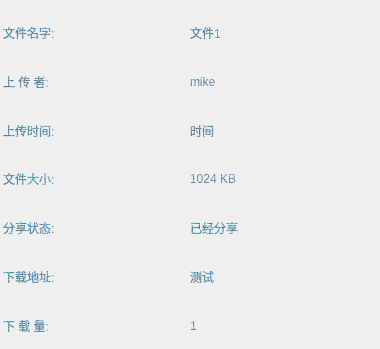
<?xml version="1.0" encoding="UTF-8"?>
<ui version="4.0">
 <class>FilePropertyInfo</class>
 <widget class="QWidget" name="FilePropertyInfo">
  <property name="geometry">
   <rect>
    <x>0</x>
    <y>0</y>
    <width>380</width>
    <height>349</height>
   </rect>
  </property>
  <property name="windowTitle">
   <string>Form</string>
  </property>
  <widget class="QLabel" name="label_6">
   <property name="geometry">
    <rect>
     <x>3</x>
     <y>109</y>
     <width>181</width>
     <height>43</height>
    </rect>
   </property>
   <property name="styleSheet">
    <string notr="true">font: 20pt &quot;华文新魏&quot;;
color: qradialgradient(spread:repeat, cx:0.5, cy:0.5, radius:0.077, fx:0.5, fy:0.5, stop:0 rgba(0, 169, 255, 147), stop:0.497326 rgba(0, 0, 0, 147), stop:1 rgba(0, 169, 255, 147));</string>
   </property>
   <property name="text">
    <string>上传时间:</string>
   </property>
  </widget>
  <widget class="QLabel" name="size">
   <property name="geometry">
    <rect>
     <x>190</x>
     <y>158</y>
     <width>181</width>
     <height>42</height>
    </rect>
   </property>
   <property name="styleSheet">
    <string notr="true">font: 20pt &quot;华文新魏&quot;;
color: qradialgradient(spread:repeat, cx:0.5, cy:0.5, radius:0.077, fx:0.5, fy:0.5, stop:0 rgba(0, 169, 255, 147), stop:0.497326 rgba(0, 0, 0, 147), stop:1 rgba(0, 169, 255, 147));</string>
   </property>
   <property name="text">
    <string>1024 KB</string>
   </property>
  </widget>
  <widget class="QLabel" name="label_2">
   <property name="geometry">
    <rect>
     <x>3</x>
     <y>11</y>
     <width>181</width>
     <height>43</height>
    </rect>
   </property>
   <property name="styleSheet">
    <string notr="true">font: 20pt &quot;华文新魏&quot;;
color: qradialgradient(spread:repeat, cx:0.5, cy:0.5, radius:0.077, fx:0.5, fy:0.5, stop:0 rgba(0, 169, 255, 147), stop:0.497326 rgba(0, 0, 0, 147), stop:1 rgba(0, 169, 255, 147));</string>
   </property>
   <property name="text">
    <string>文件名字:</string>
   </property>
  </widget>
  <widget class="QLabel" name="filename">
   <property name="geometry">
    <rect>
     <x>190</x>
     <y>11</y>
     <width>181</width>
     <height>43</height>
    </rect>
   </property>
   <property name="styleSheet">
    <string notr="true">font: 20pt &quot;华文新魏&quot;;
color: qradialgradient(spread:repeat, cx:0.5, cy:0.5, radius:0.077, fx:0.5, fy:0.5, stop:0 rgba(0, 169, 255, 147), stop:0.497326 rgba(0, 0, 0, 147), stop:1 rgba(0, 169, 255, 147));</string>
   </property>
   <property name="text">
    <string>文件1</string>
   </property>
  </widget>
  <widget class="QLabel" name="pv">
   <property name="geometry">
    <rect>
     <x>190</x>
     <y>304</y>
     <width>181</width>
     <height>43</height>
    </rect>
   </property>
   <property name="styleSheet">
    <string notr="true">font: 20pt &quot;华文新魏&quot;;
color: qradialgradient(spread:repeat, cx:0.5, cy:0.5, radius:0.077, fx:0.5, fy:0.5, stop:0 rgba(0, 169, 255, 147), stop:0.497326 rgba(0, 0, 0, 147), stop:1 rgba(0, 169, 255, 147));</string>
   </property>
   <property name="text">
    <string>1</string>
   </property>
  </widget>
  <widget class="QLabel" name="label_10">
   <property name="geometry">
    <rect>
     <x>3</x>
     <y>206</y>
     <width>181</width>
     <height>43</height>
    </rect>
   </property>
   <property name="styleSheet">
    <string notr="true">font: 20pt &quot;华文新魏&quot;;
color: qradialgradient(spread:repeat, cx:0.5, cy:0.5, radius:0.077, fx:0.5, fy:0.5, stop:0 rgba(0, 169, 255, 147), stop:0.497326 rgba(0, 0, 0, 147), stop:1 rgba(0, 169, 255, 147));</string>
   </property>
   <property name="text">
    <string>分享状态:</string>
   </property>
  </widget>
  <widget class="QLabel" name="label_13">
   <property name="geometry">
    <rect>
     <x>3</x>
     <y>158</y>
     <width>181</width>
     <height>42</height>
    </rect>
   </property>
   <property name="styleSheet">
    <string notr="true">font: 20pt &quot;华文新魏&quot;;
color: qradialgradient(spread:repeat, cx:0.5, cy:0.5, radius:0.077, fx:0.5, fy:0.5, stop:0 rgba(0, 169, 255, 147), stop:0.497326 rgba(0, 0, 0, 147), stop:1 rgba(0, 169, 255, 147));</string>
   </property>
   <property name="text">
    <string>文件大小:</string>
   </property>
  </widget>
  <widget class="QLabel" name="time">
   <property name="geometry">
    <rect>
     <x>190</x>
     <y>109</y>
     <width>181</width>
     <height>43</height>
    </rect>
   </property>
   <property name="styleSheet">
    <string notr="true">font: 20pt &quot;华文新魏&quot;;
color: qradialgradient(spread:repeat, cx:0.5, cy:0.5, radius:0.077, fx:0.5, fy:0.5, stop:0 rgba(0, 169, 255, 147), stop:0.497326 rgba(0, 0, 0, 147), stop:1 rgba(0, 169, 255, 147));</string>
   </property>
   <property name="text">
    <string>时间</string>
   </property>
  </widget>
  <widget class="QLabel" name="label_8">
   <property name="geometry">
    <rect>
     <x>3</x>
     <y>304</y>
     <width>181</width>
     <height>43</height>
    </rect>
   </property>
   <property name="styleSheet">
    <string notr="true">font: 20pt &quot;华文新魏&quot;;
color: qradialgradient(spread:repeat, cx:0.5, cy:0.5, radius:0.077, fx:0.5, fy:0.5, stop:0 rgba(0, 169, 255, 147), stop:0.497326 rgba(0, 0, 0, 147), stop:1 rgba(0, 169, 255, 147));</string>
   </property>
   <property name="text">
    <string>下 载 量:</string>
   </property>
  </widget>
  <widget class="QLabel" name="label_4">
   <property name="geometry">
    <rect>
     <x>3</x>
     <y>60</y>
     <width>181</width>
     <height>43</height>
    </rect>
   </property>
   <property name="styleSheet">
    <string notr="true">font: 20pt &quot;华文新魏&quot;;
color: qradialgradient(spread:repeat, cx:0.5, cy:0.5, radius:0.077, fx:0.5, fy:0.5, stop:0 rgba(0, 169, 255, 147), stop:0.497326 rgba(0, 0, 0, 147), stop:1 rgba(0, 169, 255, 147));</string>
   </property>
   <property name="text">
    <string>上 传 者:</string>
   </property>
  </widget>
  <widget class="QLabel" name="label_12">
   <property name="geometry">
    <rect>
     <x>3</x>
     <y>255</y>
     <width>181</width>
     <height>43</height>
    </rect>
   </property>
   <property name="styleSheet">
    <string notr="true">font: 20pt &quot;华文新魏&quot;;
color: qradialgradient(spread:repeat, cx:0.5, cy:0.5, radius:0.077, fx:0.5, fy:0.5, stop:0 rgba(0, 169, 255, 147), stop:0.497326 rgba(0, 0, 0, 147), stop:1 rgba(0, 169, 255, 147));</string>
   </property>
   <property name="text">
    <string>下载地址:</string>
   </property>
  </widget>
  <widget class="QLabel" name="share">
   <property name="geometry">
    <rect>
     <x>190</x>
     <y>206</y>
     <width>181</width>
     <height>43</height>
    </rect>
   </property>
   <property name="styleSheet">
    <string notr="true">font: 20pt &quot;华文新魏&quot;;
color: qradialgradient(spread:repeat, cx:0.5, cy:0.5, radius:0.077, fx:0.5, fy:0.5, stop:0 rgba(0, 169, 255, 147), stop:0.497326 rgba(0, 0, 0, 147), stop:1 rgba(0, 169, 255, 147));</string>
   </property>
   <property name="text">
    <string>已经分享</string>
   </property>
  </widget>
  <widget class="QLabel" name="url">
   <property name="geometry">
    <rect>
     <x>190</x>
     <y>255</y>
     <width>181</width>
     <height>43</height>
    </rect>
   </property>
   <property name="styleSheet">
    <string notr="true">font: 20pt &quot;华文新魏&quot;;
color: qradialgradient(spread:repeat, cx:0.5, cy:0.5, radius:0.077, fx:0.5, fy:0.5, stop:0 rgba(0, 169, 255, 147), stop:0.497326 rgba(0, 0, 0, 147), stop:1 rgba(0, 169, 255, 147));</string>
   </property>
   <property name="text">
    <string>测试</string>
   </property>
  </widget>
  <widget class="QLabel" name="user">
   <property name="geometry">
    <rect>
     <x>190</x>
     <y>60</y>
     <width>181</width>
     <height>43</height>
    </rect>
   </property>
   <property name="styleSheet">
    <string notr="true">font: 20pt &quot;华文新魏&quot;;
color: qradialgradient(spread:repeat, cx:0.5, cy:0.5, radius:0.077, fx:0.5, fy:0.5, stop:0 rgba(0, 169, 255, 147), stop:0.497326 rgba(0, 0, 0, 147), stop:1 rgba(0, 169, 255, 147));</string>
   </property>
   <property name="text">
    <string>mike</string>
   </property>
  </widget>
 </widget>
 <resources/>
 <connections/>
</ui>
